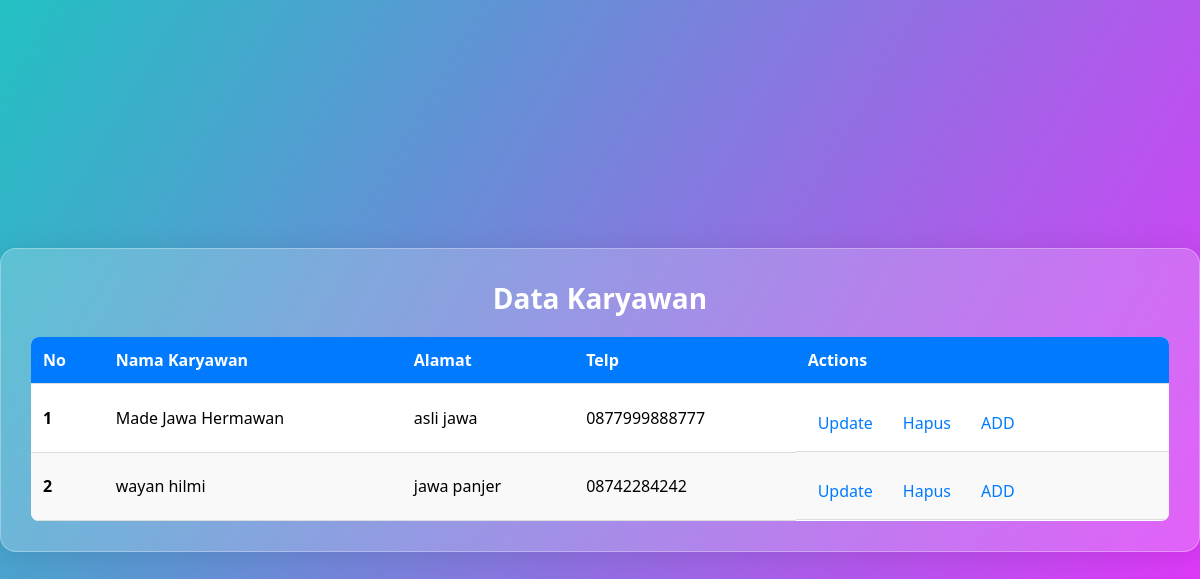
Page /karyawan/tampil_obat.php on the committed database.
### tables this page shows
CREATE TABLE `tb_karyawan` (
  `id_karyawan` int(4) NOT NULL,
  `nama_karyawan` varchar(50) NOT NULL,
  `alamat` varchar(100) NOT NULL,
  `telp` varchar(15) NOT NULL
);

### karyawan/tampil_obat.php (the view, shortened to what this page needs)
<!DOCTYPE html>
<html lang="en">
<head>
</head>
<body>
  <div class="container">
    <h1>Data Karyawan</h1>
    <table class="table table-striped">
      <thead>
        <tr>
          <th scope="col">No</th>
          <th scope="col">Nama Karyawan</th>
          <th scope="col">Alamat</th>
          <th scope="col">Telp</th>
          <th scope="col">Actions</th>
        </tr>
      </thead>
      <tbody>
        <?php
        include "../conn.php";
        $no = 1;
        $data_obat = mysqli_query($conn, "SELECT * FROM tb_karyawan");
        while ($data = mysqli_fetch_assoc($data_obat)) {
        ?>
          <tr>
            <th scope="row"><?= $no++ ?></th>
            <td><?= $data['nama_karyawan']; ?></td>
            <td><?= $data['alamat']; ?></td>
            <td><?= $data['telp']; ?></td>
            <td class="actions">
              <a href="update.php?id_obat=<?= $data['id_karyawan'] ?>">Update</a>
              <a href="delete_obat.php?id_obat=<?= $data['id_karyawan'] ?>" onclick="return confirm('Apakah anda yakin ingin menghapus data ini?')">Hapus</a>
              <a href="tambah_obat.php">ADD</a>
            </td>
          </tr>
        <?php
        }
        ?>
      </tbody>
    </table>
  </div>
</body>
</html>

### karyawan/tampil_obat.php (style rules this page uses)
body { font-family: 'Segoe UI', Tahoma, Geneva, Verdana, sans-serif; display: flex; justify-content: center; align-items: center; height: 100vh; margin: 0; background: rgb(34, 193, 195); background: linear-gradient(120deg, rgba(34, 193, 195, 1) 0%, rgba(237, 45, 253, 1) 100%); }
.container { padding: 30px; max-width: 1200px; width: 100%; background: rgba(255, 255, 255, 0.2); border-radius: 16px; box-shadow: 0 4px 30px rgba(0, 0, 0, 0.1); backdrop-filter: blur(10px); -webkit-backdrop-filter: blur(10px); border: 1px solid rgba(255, 255, 255, 0.3); }
h1 { color: #ffffff; margin: 0 0 20px; font-size: 28px; text-align: center; }
table { width: 100%; border-collapse: collapse; background-color: #ffffff; border-radius: 8px; overflow: hidden; }
thead { background-color: #007bff; color: white; }
th, td { padding: 12px; text-align: left; border-bottom: 1px solid #ddd; }
th { font-weight: 600; }
tbody tr:nth-child(even) { background-color: #f9f9f9; }
a { color: #007bff; text-decoration: none; padding: 5px 10px; }
.actions { display: flex; gap: 10px; padding-top: 23px; }

### rows in the picture
tb_karyawan: nama_karyawan "Made Jawa Hermawan", alamat "asli jawa", telp "0877999888777"
tb_karyawan: nama_karyawan "wayan hilmi", alamat "jawa panjer", telp "08742284242"
